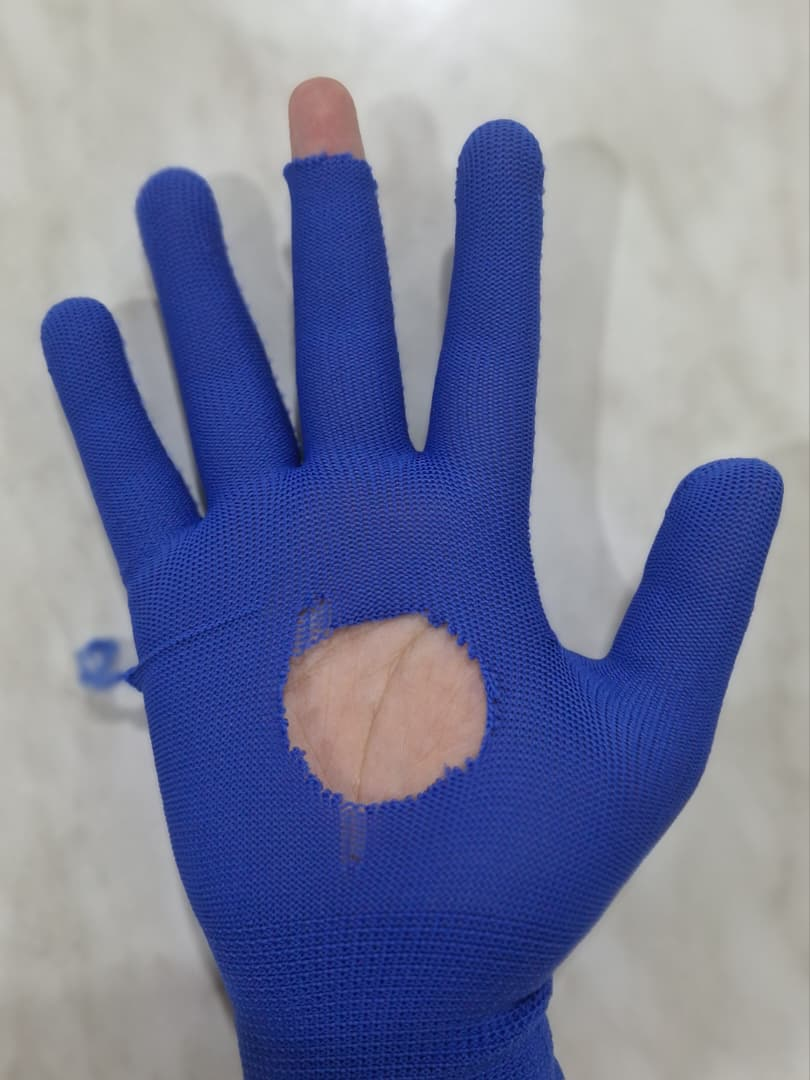
%> input picture Nylon Glove/images/glove_all_damage.jpeg, 810 x 1080 px
$ octave --eval "result = detectNylonMissingFingertip('images/glove_all_damage.jpeg');"   (GNU Octave 9; MATLAB toolbox functions it lacks are replaced by stand-ins)
%> lines starting %> are read from the running program, lines starting %| are printed output that depends on the picture; in (x1, y1, x2, y2) boxes, pixels count from 0 and x2, y2 are one past the last pixel; in counts of white or black regions, pixels touching at a corner belong together; the program's own positions count from 1
function results = detectNylonMissingFingertip(imgInput, debugMode)
%> called with imgInput = 'images/glove_all_damage.jpeg'

    %Default Arg.
    if nargin < 2
        debugMode = false;
    end

    %Loading Image
    if ischar(imgInput) || isstring(imgInput)
        img = imread(imgInput);
%> img is the input picture: size 1080x810x3 uint8; mean R, G, B 119.4, 125.3, 155.6
    else
        img = imgInput;
    end

    if ~isa(img, 'uint8')
        img = im2uint8(img);
    end

    %Image Preprocessing

    %Resizing Image if too Large
    [h, w, ~] = size(img);
%> h = 1080; w = 810
    if max(h, w) > 800
        scale = 800 / max(h, w);
%> scale = 0.741
        img   = imresize(img, scale);
%> img: size 800x600x3 uint8
        [h, w, ~] = size(img);
%> h = 800; w = 600
    end

    %Gaussian Blur
    imgSmooth = imgaussfilt(img, 1.5);

    %Convert image to HSV
    imgHSV = rgb2hsv(imgSmooth);
%> imgHSV: size 800x600x3 double; mean H, S, V 0.402, 0.332, 0.629
    H = imgHSV(:,:,1);
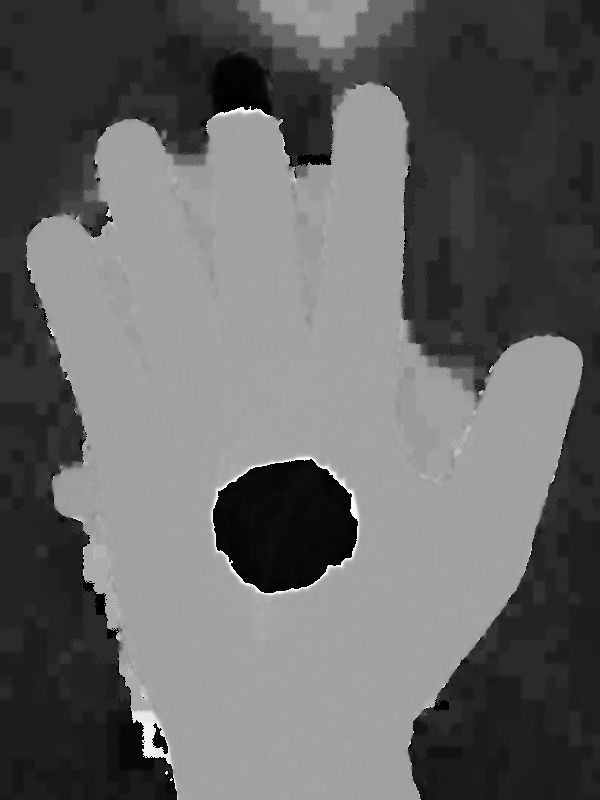
%> H: size 800x600 double; min 0, max 0.996, mean 0.402
    S = imgHSV(:,:,2);
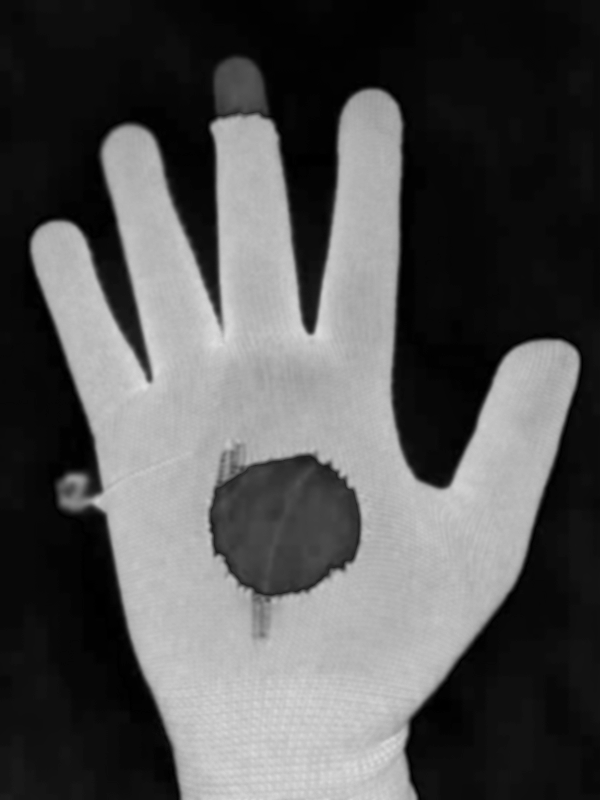
%> S: size 800x600 double; min 0, max 0.879, mean 0.332
    V = imgHSV(:,:,3);

    %Step 1 — Segment the glove (blue pixels only)
    gloveMask = (H >= 0.55) & (H <= 0.72) & ...
                (S >= 0.30) & (S <= 1.00) & ...
                (V >= 0.15) & (V <= 1.00);
%> gloveMask: size 800x600 logical; 42.2% white; 1 white region, box (x1, y1, x2, y2) and area: (30, 89, 580, 800) 202648

    gloveMask = imclose(gloveMask, strel('disk', 15));
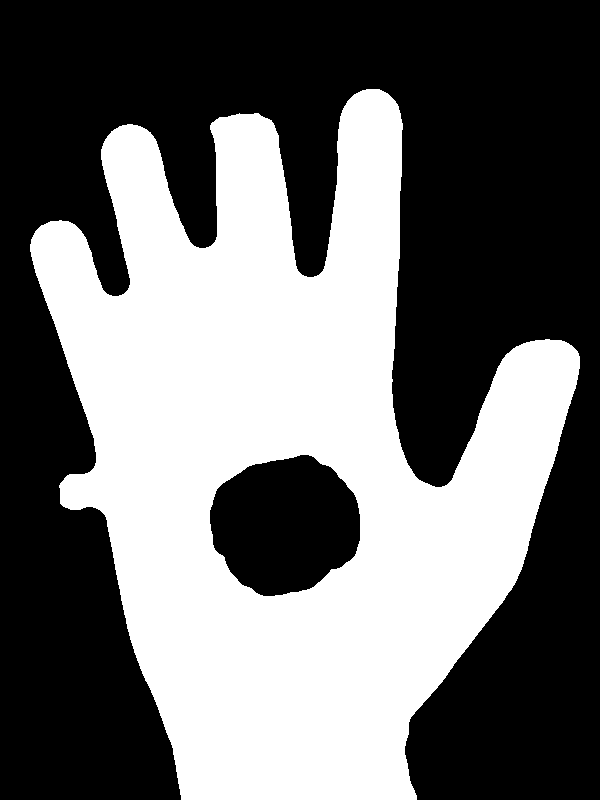
%> gloveMask: size 800x600 logical; 43.1% white; 1 white region, box (x1, y1, x2, y2) and area: (30, 89, 580, 800) 206679
    gloveMask = bwareaopen(gloveMask, 500);

    %Keep largest connected component
    cc       = bwconncomp(gloveMask);
%> cc = 1 connected component
    numPx    = cellfun(@numel, cc.PixelIdxList);
%> numPx = 206679
    [~, idx] = max(numPx);
%> idx = 1
    gloveMask = false(h, w);
    gloveMask(cc.PixelIdxList{idx}) = true;

    %Step 2 — Segment the full hand shape (everything that is not background)
    %The marble background is light, low saturation and high value
    %So background = low saturation OR very high value with no colour
    %Hand/glove = anything that is NOT background
    bgMask = (S <= 0.12) & (V >= 0.55);   % background: grey/white marble
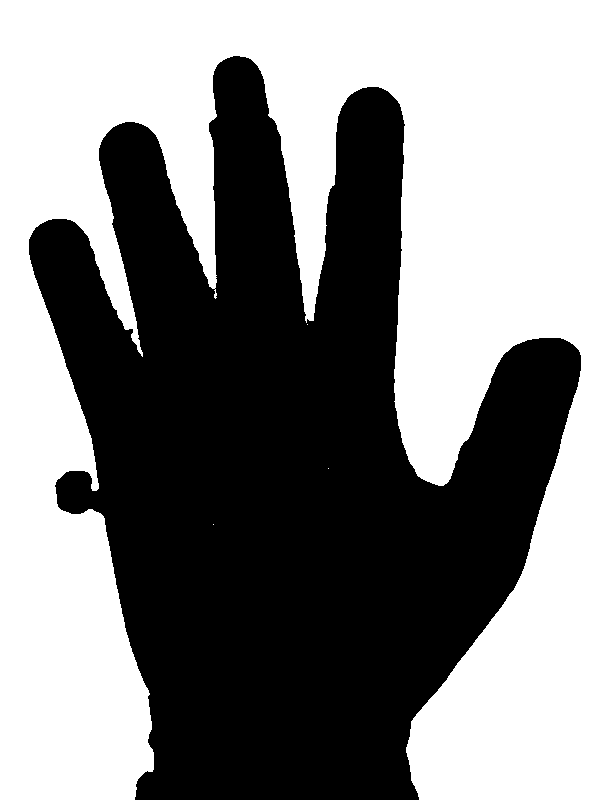
%> bgMask: size 800x600 logical; 51.9% white; 1 black region, box (x1, y1, x2, y2) and area: (29, 56, 581, 800) 230878
    handMask = ~bgMask;

    %Clean up hand mask
    handMask = imclose(handMask, strel('disk', 10));
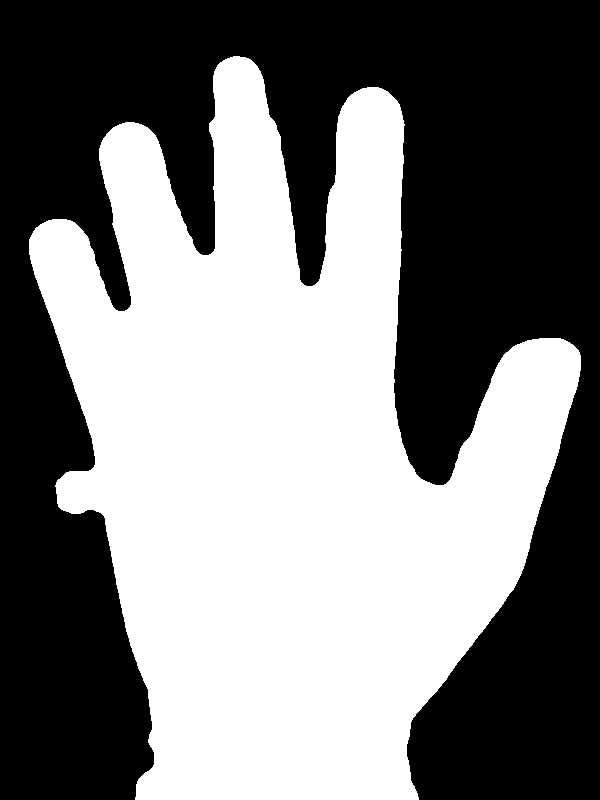
%> handMask: size 800x600 logical; 48.4% white; 1 white region, box (x1, y1, x2, y2) and area: (29, 56, 581, 800) 232510
    handMask = bwareaopen(handMask, 500);

    %Keep largest connected component of hand mask
    cc_hand       = bwconncomp(handMask);
%> cc_hand = 1 connected component
    numPx_hand    = cellfun(@numel, cc_hand.PixelIdxList);
%> numPx_hand = 232510
    [~, idx_hand] = max(numPx_hand);
%> idx_hand = 1
    handMask = false(h, w);
    handMask(cc_hand.PixelIdxList{idx_hand}) = true;

    %Step 3 — Subtract glove from hand
    %Dilate glove mask slightly to eliminate thin boundary slivers
    gloveMask_dilated = imdilate(gloveMask, strel('disk', 5));
%> gloveMask_dilated: size 800x600 logical; 46.1% white; 1 white region, box (x1, y1, x2, y2) and area: (26, 85, 584, 800) 221093
    exposedMask = handMask & ~gloveMask_dilated;
%> exposedMask: size 800x600 logical; 3.9% white; 7 white regions (3 under 20 px), largest, box (x1, y1, x2, y2) and area: (214, 459, 356, 592) 14166, (213, 56, 269, 115) 2550, (135, 697, 177, 800) 1871, (326, 188, 332, 228) 71
    exposedMask = bwareaopen(exposedMask, 40);

    %Remove inter-finger gaps
    glove_hull       = bwconvhull(gloveMask);
%> glove_hull: size 800x600 logical; 60.7% white; 1 black region, box (x1, y1, x2, y2) and area: (0, 0, 600, 800) 188856
    inter_finger_gap = glove_hull & ~gloveMask;
%> inter_finger_gap: size 800x600 logical; 17.6% white; 54 white regions (45 under 20 px), largest, box (x1, y1, x2, y2) and area: (392, 105, 577, 487) 31833, (210, 455, 360, 596) 16102, (131, 90, 362, 277) 15603
    exposedMask      = exposedMask & ~inter_finger_gap;
%> exposedMask: size 800x600 logical; 0.79% white; 2 white regions, box (x1, y1, x2, y2) and area: (213, 56, 267, 111) 2355, (135, 730, 177, 800) 1437

    %Remove small noise
    exposedMask = bwareaopen(exposedMask, 40);

    %Only top 50% of image
    exposedMask(round(h * 0.50):end, :) = false;
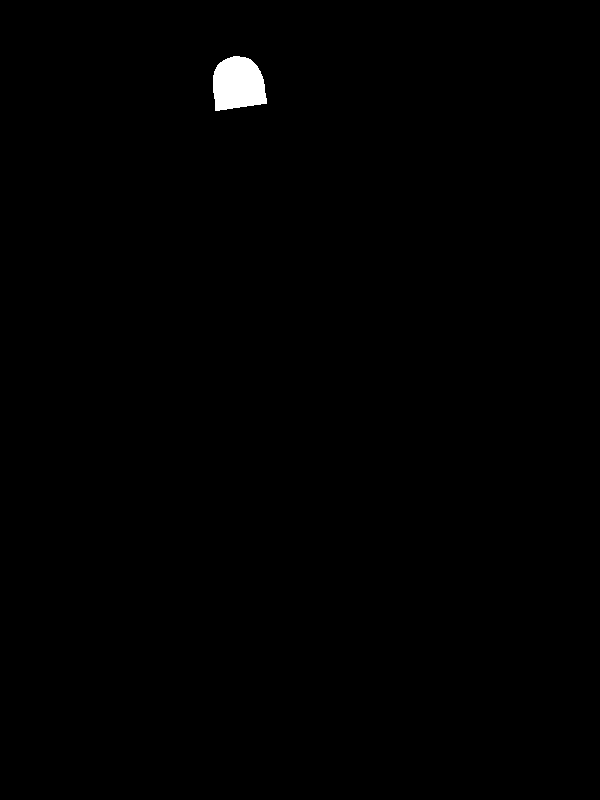
%> exposedMask: size 800x600 logical; 0.49% white; 1 white region

    %Only top 50% of image
    exposedMask(round(h * 0.50):end, :) = false;

    %Remove small noise blobs
    exposedMask = bwareaopen(exposedMask, 40);

    %Step 4 — Filter exposed regions to fingertip area only
    %Only consider regions in the top 50% of the image
    %This avoids picking up the palm or wrist area
    exposedMask(round(h * 0.50):end, :) = false;

    %Step 5 — Each remaining region is a missing fingertip candidate
    props   = regionprops(exposedMask, 'Area', 'BoundingBox', 'Centroid');
%> props = 1 region; box (x1, y1, x2, y2), Area and Centroid: (213, 56, 267, 111) 2355 [238.7 84.8]
    keepIdx = false(numel(props), 1);
%> keepIdx = false

    for k = 1 : numel(props)
        %Must be a reasonable size — not too tiny (noise) or too large (hole)
        if props(k).Area >= 40 && props(k).Area <= 5000
            keepIdx(k) = true;
        end
    end
%> this loop made 1 pass

    defect_list = props(keepIdx);
%> defect_list has the same summary as props

    %Output
    annotated = img;
    thickness = 3;

    for k = 1 : numel(defect_list)
        bb = defect_list(k).BoundingBox;

        pad = 10;
        x1  = max(1, round(bb(1) - pad));
        y1  = max(1, round(bb(2) - pad));
        x2  = min(w, round(bb(1) + bb(3) + pad));
        y2  = min(h, round(bb(2) + bb(4) + pad));

        %Draw yellow rectangle border
        annotated(y1:y2, x1:x2, 1) = 255;
        annotated(y1:y2, x1:x2, 2) = 255;
        annotated(y1:y2, x1:x2, 3) = 0;

        %Hollow out the inside
        annotated(y1+thickness:y2-thickness, x1+thickness:x2-thickness, :) = ...
            img(y1+thickness:y2-thickness, x1+thickness:x2-thickness, :);
    end
%> this loop made 1 pass
%> (bb, pad, x1, y1, x2, y2) on pass 1: ([213.5 56.5 54 55], 10, 204, 47, 278, 122)
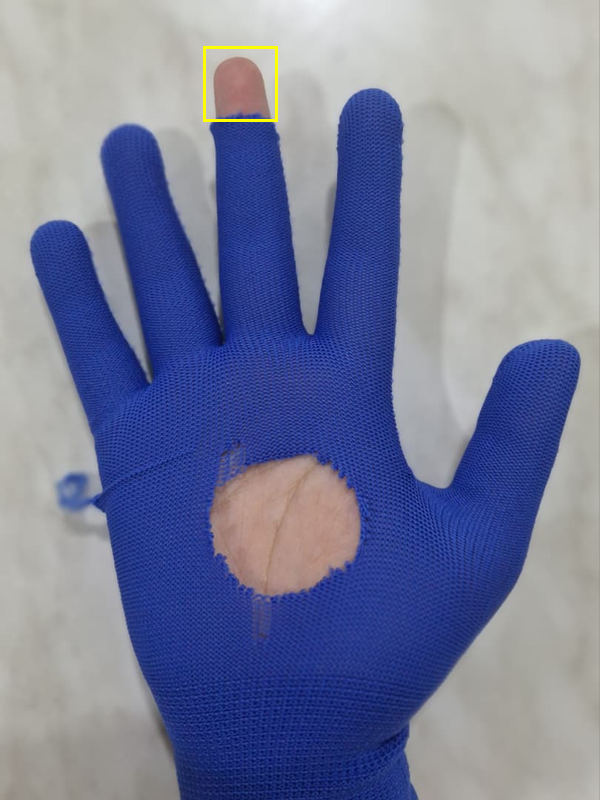
%> annotated: size 800x600x3 uint8; mean R, G, B 119.5, 125.4, 155.3

    %Results
    results.defectFound = numel(defect_list) > 0;
%> results.defectFound = true
    results.numDefects  = numel(defect_list);
%> results.numDefects = 1
    results.defectStats = defect_list;
%> results.defectStats has the same summary as props
%> `result = detectNylonMissingFingertip('images/glove_all_damage.jpeg');`: result = {defectFound true, numDefects 1}
    results.annotated   = annotated;
    results.gloveMask   = gloveMask;
    results.handMask    = handMask;
    results.exposedMask = exposedMask;

    %Debug View
    if debugMode
        figure('Name', 'detectMissingFingertip — Debug', 'NumberTitle', 'off');
        tiledlayout(2, 3, 'TileSpacing', 'compact');

        nexttile; imshow(img);
        title('1. Original');

        nexttile; imshow(gloveMask);
        title('2. Glove Mask (blue only)');

        nexttile; imshow(handMask);
        title('3. Hand Mask (non-background)');

        nexttile; imshow(handMask & ~gloveMask);
        title('4. Hand minus Glove (raw)');

        nexttile; imshow(exposedMask);
        title('5. Exposed Skin (filtered)');

        nexttile; imshow(annotated);
        title(sprintf('6. Result — %d missing tip(s)', numel(defect_list)));
    end

end
